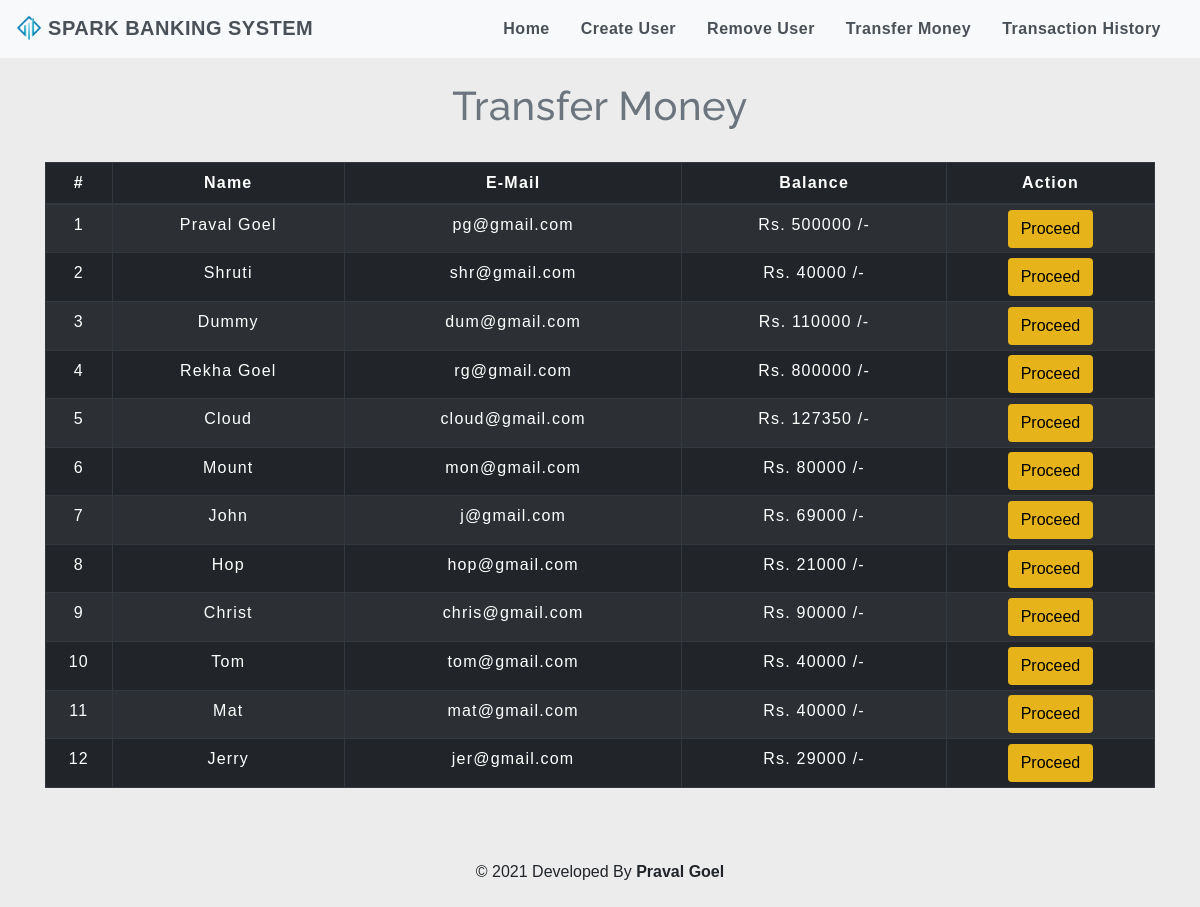
The app's page /transfermoney.php with its own data.
### tables this page shows
CREATE TABLE `users` (
  `id` int(3) NOT NULL,
  `name` text NOT NULL,
  `email` varchar(30) NOT NULL,
  `gender` varchar(155) NOT NULL,
  `balance` int(8) NOT NULL
);

### transfermoney.php (the view, shortened to what this page needs)
<!DOCTYPE html>
<html lang="en">
<head>
    <link rel="stylesheet" href="https://maxcdn.bootstrapcdn.com/bootstrap/4.0.0/css/bootstrap.min.css">
    <link rel="stylesheet" type="text/css" href="css/table.css">
    <link rel="stylesheet" type="text/css" href="css/navbar.css">
</head>
<body style="background-color : #ececec;">
<?php
    include 'config.php';
    $sql = "SELECT * FROM users";
    $result = mysqli_query($conn,$sql);
?>
<?php
  include 'navbar.php';
?>
<div class="container">
        <h2 class="text-center pt-4" style="color : #6c757d;">Transfer Money</h2>
        <br>
            <div class="row">
                <div class="col">
                    <div class="table-responsive-sm">
                    <table class="table table-hover table-sm table-striped table-condensed table-bordered table-dark" style="border-color:white;">
                        <thead style="color : white;">
                            <tr>
                            <th scope="col" class="text-center py-2">#</th>
                            <th scope="col" class="text-center py-2">Name</th>
                            <th scope="col" class="text-center py-2">E-Mail</th>
                            <th scope="col" class="text-center py-2">Balance</th>
                            <th scope="col" class="text-center py-2">Action</th>
                            </tr>
                        </thead>
                        <tbody>
                <?php
                    $cnt=1;
                    while($rows=mysqli_fetch_assoc($result)){
                ?>
                    <tr style="color : white;">
                        <td class="py-2"><?php echo $cnt;; ?></td>
                        <td class="py-2"><?php echo $rows['name']?></td>
                        <td class="py-2"><?php echo $rows['email']?></td>
                        <td class="py-2">Rs. <?php echo $rows['balance']?> /-</td>
                        <td><a href="selecteduserdetail.php?id= <?php echo $rows['id'] ;?>"> <button type="button" class="btn" style="background-color : #e6b31a;" style="border-radius:0%;">Proceed</button></a></td>
                    </tr>
                <?php
                $cnt=$cnt+1;
                    }
                ?>
                        </tbody>
                    </table>
                    </div>
                </div>
            </div>
         </div>
         <footer class="text-center mt-5 py-2">
            <p>&copy 2021 Developed By <b>Praval Goel</b></p>
        </footer>
</body>
</html>

### css/table.css (style rules this page uses)
* { padding: 0; margin: 0; box-sizing: border-box; font-family: sans-serif; }
h2 { font-size: 40px; }
table { letter-spacing: 1.2px; }
td { text-align: center; }
button { border:none; background: #d9d9d9; transition: 1s; }

### css/navbar.css (style rules this page uses)
h2 { color: #4C4B4B; letter-spacing: 0.5px; font-family: raleway; }

### transfermoney.php (style rules this page uses)
button { transition: 1.5s; }

### records on screen
users: name "Praval Goel", email "pg@gmail.com", balance "500000"
users: name "Shruti", email "shr@gmail.com", balance "40000"
users: name "Dummy", email "dum@gmail.com", balance "110000"
users: name "Rekha Goel", email "rg@gmail.com", balance "800000"
users: name "Cloud", email "cloud@gmail.com", balance "127350"
users: name "Mount", email "mon@gmail.com", balance "80000"
users: name "John", email "j@gmail.com", balance "69000"
users: name "Hop", email "hop@gmail.com", balance "21000"
users: name "Christ", email "chris@gmail.com", balance "90000"
users: name "Tom", email "tom@gmail.com", balance "40000"
users: name "Mat", email "mat@gmail.com", balance "40000"
users: name "Jerry", email "jer@gmail.com", balance "29000"
